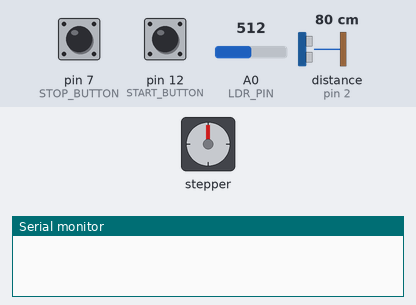
Bench run of a sketch on a simulated Arduino Uno, built with avr-gcc and run on an emulated ATmega328P. Shown: stepper motor, the last lines printed to the serial monitor. The test bench sets the inputs (shaded band); at power-on: pin 12 (START_BUTTON) LOW, A0 (LDR_PIN) = 512, distance to the obstacle (sensor on pin 2) 80 cm, pin 7 (STOP_BUTTON) LOW. The echo pulse lasts 58.3 µs per cm; stepper angles assume 2048 steps per turn.

Above: at 1.2 s.
1.3 s: pin 12 (START_BUTTON) pulled HIGH for 0.15 s
2.9 s: A0 (LDR_PIN) set to 481
At 3.39 s:
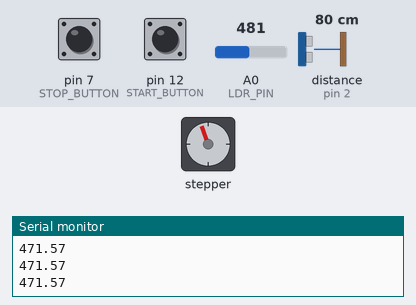
At 4.01 s:
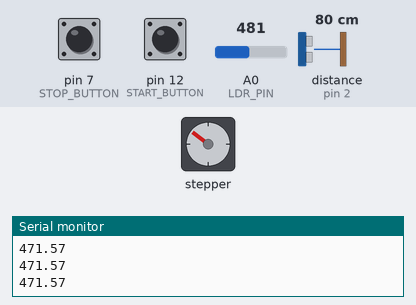
5.9 s: A0 (LDR_PIN) set to 511
At 7.12 s:
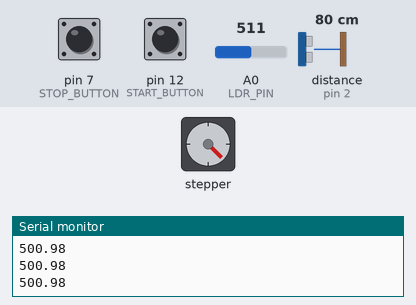
8.9 s: distance to the obstacle (sensor on pin 2) set to 60 cm
At 9.3 s:
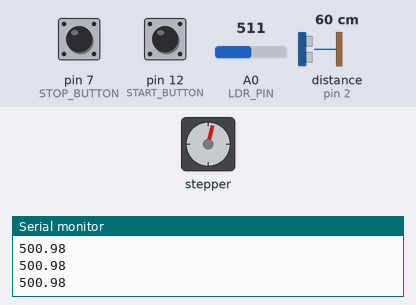
11.9 s: distance to the obstacle (sensor on pin 2) set to 2 cm
14.9 s: distance to the obstacle (sensor on pin 2) set to 19 cm
Timing chart, 0 to 18.9 s (numbered marks = the images above; inputs shaded):
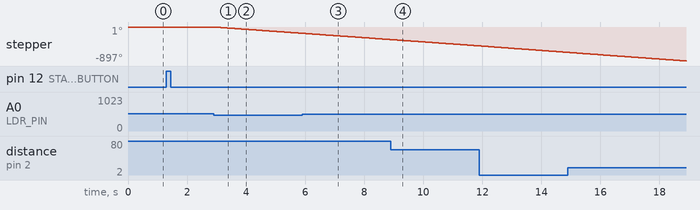

The sketch:

StepperMotor_LDRControlled.ino
```cpp
/*defining constants*/
#define STEPS_PER_REV 32
#define GEAR_REDUX 64
const int STEPS_PER_OUT_REV = STEPS_PER_REV*GEAR_REDUX;

#define LDR_PIN A0
#define NUMBER_OF_SAMPLES 50
#define DATA_DELAY 1
#define START_BUTTON 12
#define STOP_BUTTON 7
#define ON 1
#define OFF 0

#define STEP_DELAY 1
#define UP 1
#define DOWN 2
#define STATIC 0
#define RUN_SLIDER 1
#define FIND_LIGHT_OPPOSITE 0
#define FIND_LIGHT_SAME 2
#define INITIALIZE 0
#define TAKE_MAX 1
#define PRODUCE_MAX_VALUE 2
#define STOP_AT_MAX 3
#define ONE_TIME 1

#define MAX_DISTANCE 400
#define ECHO_PIN 2
#define TRIGGER_PIN 3
#define MAX_HEIGHT 16
#define MIN_HEIGHT 2
#define MID_HEIGHT 9

/*including libraries*/
#include <Stepper.h>
#include <NewPing.h>

/*sets up stepper motor as an object, initializes pins*/
Stepper steppermotor(STEPS_PER_REV, 8, 10, 9, 11);
NewPing sonar(TRIGGER_PIN, ECHO_PIN, MAX_DISTANCE);

/*variable used to track whether button has been pressed or not*/
int OnOrOff;

/*used in OneStep function*/
int SmallIncrement;

/*used to track direction of travel and position*/
int Direction;
int Position;
int Identifier;
int Status = RUN_SLIDER;
int count = 0;
int TakeMaxIndicator;
int OneTimeIndicator;
double Max = 0;
double Sum;
double MaxAverage;
int NumberValues;


/*used in IntensityCheck function*/
double Value;
double Avg;

/*used for search light function*/
double data1;
double data2;

/*variables for 'for' loops*/
int index;

/*variables for FindMax function*/
double maximum;

/*----------------------------------------------------------*/

void setup() {

  /*intitializing button pins as inputs*/
  pinMode(LDR_PIN,INPUT);
  pinMode(START_BUTTON,INPUT);
  pinMode(STOP_BUTTON,INPUT);

  /*initializing sonar pins*/
  pinMode(TRIGGER_PIN,OUTPUT);
  pinMode(ECHO_PIN,INPUT);

  /*initializing serial monitor*/
  Serial.begin(9600);
}

/*----------------------------------------------------------*/

/*function for rotating motor small amount*/
void OneStep(int UpOrDown);
/*function to execute sonar auto-centering*/
int HeightCheck(void);
/*checks variations in light intensity*/
double IntensitySample(void);
/*moves slider to closest threshold height (max or min) then to other threshold*/
void MoveSlider(int Status);
/*function for locating source and finding center*/
void FindLight(void);
/*function for finding center of light*/
double FindMax(double number1, double number2);

/*----------------------------------------------------------*/

void loop() {
  if(digitalRead(START_BUTTON) == HIGH){
      OnOrOff = ON;
      while(OnOrOff == ON){
        FindLight();
        if(digitalRead(STOP_BUTTON) == HIGH){
          OnOrOff = OFF;
        }
      }
  }
}

/*----------------------------------------------------------*/

void FindLight(void){

  data1 = IntensitySample();

  Serial.println(" ");
  Serial.print(data1);

  MoveSlider(Status);

  data2 = IntensitySample();

  Serial.println(" ");
  Serial.print(data2);


  if(abs(data1-data2) < 7){
    Status = RUN_SLIDER;
    if(TakeMaxIndicator == TAKE_MAX || TakeMaxIndicator == PRODUCE_MAX_VALUE && OneTimeIndicator == ONE_TIME){
      Max = FindMax(data1,data2);
      Serial.println(" ");
      Serial.println(" ");
      Serial.print(Max);
      Serial.println(" ");
      Sum += Max;
      NumberValues++;
      if(TakeMaxIndicator == PRODUCE_MAX_VALUE && OneTimeIndicator == ONE_TIME){
        MaxAverage = Sum/NumberValues;
        Serial.println(" ");
        Serial.println(" ");
        Serial.println(" ");
        Serial.println("MAX AVERAGE");
        Serial.print(MaxAverage);
        Serial.println(" ");
        Serial.println(" ");
        Serial.println(" ");
        while(data1 >= MaxAverage - 5 || data2 >= MaxAverage - 5){
          delay(2000);
          data1 = IntensitySample();
          data2 = IntensitySample();
          /*run a function to control the servo / picking up mechanism*/
        }
        Sum = INITIALIZE;
        NumberValues = INITIALIZE;
        OneTimeIndicator = INITIALIZE;
      }
    }
  }
  else{

    if(data1 > data2){
      count++;
      Status = FIND_LIGHT_OPPOSITE;
      Serial.println(" ");
      Serial.print("Travel Opposite Direction");
      if(count >= 10 && count < 15){
        TakeMaxIndicator = TAKE_MAX;
      }
      else{
        if(count > 15 || count < 10){
          /*TakeMaxIndicator = INITIALIZE;
          if(count > 16){
            count = INITIALIZE;
            OneTimeIndicator = ONE_TIME;
          }*/
          if(count == 16){
            TakeMaxIndicator == STOP_AT_MAX;
          }
          else{
            TakeMaxIndicator = INITIALIZE;
            if(count > 16){
              count = INITIALIZE;
              OneTimeIndicator = ONE_TIME;
            }
          }
        }
        else{
          TakeMaxIndicator = PRODUCE_MAX_VALUE;
        }
      }
    }
    else{
      Status = FIND_LIGHT_SAME;
      Serial.println(" ");
      Serial.print("Travel Same Direction");
    }
  }
}

/*----------------------------------------------------------*/

double FindMax(double number1, double number2){

  if(number1 > number2){
    maximum = number1;
  }
  else{
    if(number1 < number2){
      maximum = number2;
    }
    else{
      maximum = number2;
    }
  }
  return maximum;
}

/*----------------------------------------------------------*/

void MoveSlider(int Value){

  if(Value == RUN_SLIDER){

    Position = HeightCheck();
    OneStep(Direction);

    if(MAX_HEIGHT - Position + MIN_HEIGHT < 9 && Position < 15 && Identifier != 1 && Identifier != 2){
      Direction = UP;
    }
    else{
      if(MAX_HEIGHT - Position + MIN_HEIGHT >= 9 && Position > 2 && Identifier != 1 && Identifier != 2){
        Direction = DOWN;
      }
      else{
        if(Position == 2 || Identifier == 1 && Position < 15){
          Identifier = 1;
          Direction = UP;
        }
        else{
           if(Position > 9 && Position  == 15 || Identifier == 2){
            Identifier = 2;
            Direction = DOWN;
           }
        }
     }
   }
  }
  else{

    if(Value == FIND_LIGHT_OPPOSITE){
      if(Direction == UP){
        Direction = DOWN;
      }
      else{
        Direction = UP;
      }
      OneStep(Direction);
    }
    else{
      OneStep(Direction);
    }
  }
}

/*----------------------------------------------------------*/

int HeightCheck(void){
  int Height;

  Height = sonar.ping_cm();
  /*Serial.print(Height);
  Serial.println(" cm");*/
  return Height;
}

/*----------------------------------------------------------*/

void OneStep(int UpOrDown){
  /*smallest motor rotation is 1/100 of a revolution*/
  SmallIncrement = STEPS_PER_OUT_REV/50;

  /*checking direction and turning motor accordingly*/
  if(UpOrDown == UP){
    steppermotor.setSpeed(700);
    steppermotor.step(-SmallIncrement);
    delay(STEP_DELAY);
  }
  if(UpOrDown == DOWN){
      steppermotor.setSpeed(700);
      steppermotor.step(SmallIncrement);
      delay(STEP_DELAY);
  }
}

/*----------------------------------------------------------*/

double IntensitySample(void){
  double Sum = 0;

  for(index = 1; index <= NUMBER_OF_SAMPLES; index++){
    Value = analogRead(LDR_PIN);
    Sum += Value;
  }

  Avg = Sum / index;
  return Avg;
}
```

Measured:
- the behaviour switches between 499 and 498 on A0 (LDR_PIN) (found by bisection; images 0 and 1)
- after the input at 2.9 s, stepper: keeps turning counter-clockwise at about 56°/s, starting at once
